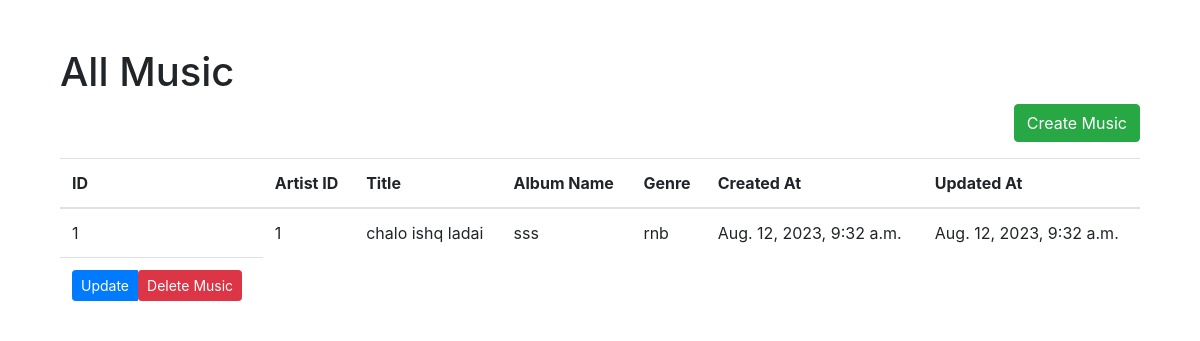
/music/all/ (signed in), run on the app's committed database.
### artist_data/models.py (models this page shows, shortened)
class Music(models.Model):
    GENRE_CHOICES = (
        ('rnb', 'Rhythm and Blues'),
        ('country', 'Country'),
        ('classic', 'Classic'),
        ('rock', 'Rock'),
        ('jazz', 'Jazz'),
    )
    artist_id = models.ForeignKey(Artist, on_delete=models.CASCADE)
    title = models.CharField(max_length=255)
    album_name = models.CharField(max_length=255)
    genre = models.CharField(max_length=10, choices=GENRE_CHOICES)
    created_at = models.DateTimeField(default=datetime.now)
    updated_at = models.DateTimeField(default=datetime.now)

### artist_data/views.py (the view)
# urls.py: path('music/all/', all_music, name='all_musics'),
@login_required
def all_music(request):
    query = "SELECT * FROM artist_data_music"
    musics = execute_query(query)
    return render(request, 'artist_data/music/read_music.html', {'musics':musics})

### artist_data/utils.py (called while the page is built)
def execute_query(query, params=None):
    with connection.cursor() as cursor:
        if params is None:
            cursor.execute(query)
        else:
            cursor.execute(query, params)
        result = cursor.fetchall()
    return result

### artist_data/templates/artist_data/music/read_music.html (shortened to what this page needs)
<!DOCTYPE html>
<html lang="en">
<head>
    <link rel="stylesheet" href="https://maxcdn.bootstrapcdn.com/bootstrap/4.5.2/css/bootstrap.min.css">
</head>
<body>
    <div class="container mt-5">
        <div class="container mt-5">
            <h1>All Music</h1>
            <div class="text-right mb-3">
                <a href="{% url 'create_music' %}" class="btn btn-success">Create Music</a>
            </div>
            <table class="table">
                <thead>
                    <tr>
                        <th>ID</th>
                        <th>Artist ID</th>
                        <th>Title</th>
                        <th>Album Name</th>
                        <th>Genre</th>
                        <th>Created At</th>
                        <th>Updated At</th>
                    </tr>
                </thead>
                <tbody>
                    {% for music in musics %}
                    <tr>
                        <td>{{ music.0 }}</td>
                        <td>{{ music.6 }}</td>
                        <td>{{ music.1 }}</td>
                        <td>{{ music.2 }}</td>
                        <td>{{ music.3 }}</td>
                        <td>{{ music.4 }}</td>
                        <td>{{ music.5}}</td>
                    </tr>
                    <td>
                        <div class="btn-group" role="group">
                            <a href="{% url 'update_music' music.0 %}" class="btn btn-primary btn-sm">Update</a>
                            <form action="{% url 'delete_music' music.0 %}" method="post"
                                onsubmit="return confirm('Are you sure you want to delete this music?');">
                                <button type="submit" class="btn btn-danger btn-sm">Delete Music</button>
                            </form>
                        </div>
                    </td>
                    {% endfor %}
                </tbody>
            </table>
        </div>
</body>
</html>

### data on the page
Music: music "1", title "chalo ishq ladai", album_name "sss", genre "rnb", music "Aug. 12, 2023, 9:32 a.m."
